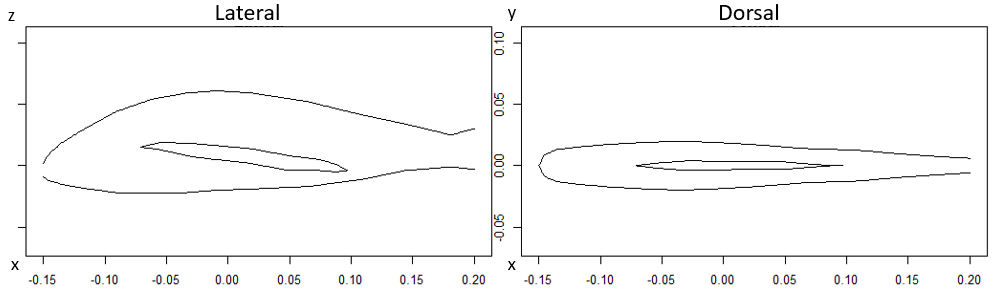
#> input picture Salmon.png, 997 x 304 px
$ python KRM_organism_from_image.py
#> lines starting #> are read from the running program, lines starting #| are printed output that depends on the picture; after the words box and inside, x2 and y2 are one past the last pixel; in counts of white or black regions, pixels touching at a corner belong together
# pip install numpy opencv-python pillow matplotlib
import json
import numpy as np
import cv2
from PIL import Image
import matplotlib.pyplot as plt


# -------- settings --------
IMG_PATH = "Salmon.png"        # change if needed
OUT_JSON_DORSAL = "salmon_krmorganism_dorsal.json"
OUT_JSON_VENTRAL = "salmon_krmorganism_ventral.json"
N_SAMPLES = 400                # x-samples along the body (uniform)

# -------- helpers --------
def preprocess(img_gray):
    blur = cv2.GaussianBlur(img_gray, (5,5), 1.0)
    edges = cv2.Canny(blur, 50, 150)
    edges = cv2.morphologyEx(edges, cv2.MORPH_CLOSE, np.ones((3,3), np.uint8), iterations=1)
    return edges

def largest_n_contours(edge_img, n):
    cnts, _ = cv2.findContours(edge_img, cv2.RETR_EXTERNAL, cv2.CHAIN_APPROX_NONE)
    if not cnts:
        return []
    cnts = sorted(cnts, key=cv2.contourArea, reverse=True)
    return cnts[:n]

def ensure_two(edge_img, cnts):
    if len(cnts) >= 2:
        return cnts
    cnts2, _ = cv2.findContours(edge_img, cv2.RETR_TREE, cv2.CHAIN_APPROX_NONE)
    if not cnts2:
        return cnts
    cnts2 = sorted(cnts2, key=cv2.contourArea, reverse=True)
    return cnts2[:2]

def contour_xy(contour):
    pts = contour.squeeze(1)  # (N,2)
    return pts[:,0].astype(float), pts[:,1].astype(float)

def sample_upper_lower_from_contour(x, y, xgrid):
    """For a side/top outline, get upper/lower y(x) envelope."""
    upper = np.full_like(xgrid, np.nan, dtype=float)
    lower = np.full_like(xgrid, np.nan, dtype=float)
    dx = np.diff(xgrid).mean()
    half = dx/2
    for i, xc in enumerate(xgrid):
        mask = (x >= xc-half) & (x < xc+half)
        if not np.any(mask):
            mask = (x >= xc-1.5*dx) & (x < xc+1.5*dx)
        if np.any(mask):
            yseg = y[mask]
            upper[i] = np.min(yseg)  # in image coords: top = smaller y
            lower[i] = np.max(yseg)  # bottom = larger y
    for arr in (upper, lower):  # fill small gaps
        good = ~np.isnan(arr)
        if good.sum() >= 2:
            arr[np.isnan(arr)] = np.interp(np.flatnonzero(np.isnan(arr)),
                                           np.flatnonzero(good), arr[good])
        else:
            arr[:] = np.nanmedian(arr)
    return upper, lower

def sample_halfwidth_from_contour(x, y, xgrid):
    """From dorsal outline: half-width w(x) via envelope and centerline."""
    upper, lower = sample_upper_lower_from_contour(x, y, xgrid)
    center = 0.5*(upper + lower)
    w = np.maximum(lower - center, center - upper)
    return w, center

def scale_x_y(x, y, x_min, x_max, ymin, scale_x_min=-0.15, scale_x_max=0.20, shift_y=True):
    """scale x to [-0.15,0.20]; shift/scale y so units match x scaling."""
    px_per_m = (x_max-x_min) / (scale_x_max - scale_x_min)
    x_scaled = x/px_per_m + scale_x_min
    if shift_y:
        y = ymin - y
    return x_scaled, y / px_per_m

def smooth(y, win=9):
    if y is None or win < 3:
        return y
    k = np.ones(win)/win
    return np.convolve(y, k, mode="same")

def resample(y, oldx, newx):
    return np.interp(newx, oldx, y)

# -------- load & split panels --------
img = Image.open(IMG_PATH)
#> img is the input picture: PIL image 997x304 RGBA; mean R, G, B, A 248.5, 248.5, 248.5, 255
img_np = np.array(img)
if img_np.ndim == 3:
    gray = cv2.cvtColor(img_np, cv2.COLOR_BGR2GRAY)
else:
    gray = img_np

H, W = gray.shape
#> H = 304; W = 997
mid = W // 2
#> mid = 498
left = gray[50:250, 40:485]    # lateral
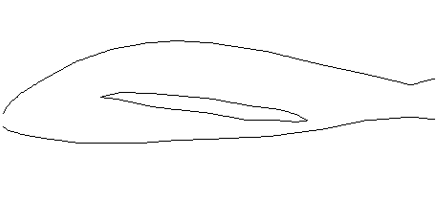
#> left: shape (200, 445); min 0, max 255, mean 251.2
right = gray[50:250, 530:980]   # dorsal
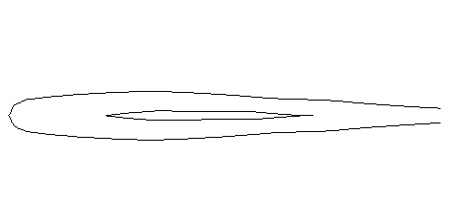
#> right: shape (200, 450); min 0, max 255, mean 251.3

# -------- edges & contours --------
edges_left = preprocess(left)
#> in preprocess, `edges = cv2.Canny(blur, 50, 150)`:
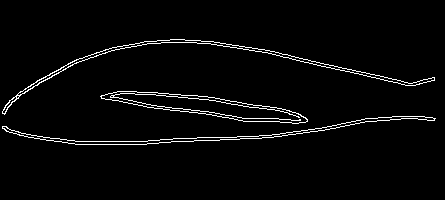
#> edges: shape (200, 445); 3% white in thin lines or dots, all inside (x1, y1, x2, y2) = (2, 39, 436, 145)
#> in preprocess, `edges = cv2.morphologyEx(edges, cv2.MORPH_CLOSE, np.ones((3,3), np.uin..`: edges: shape (200, 445); 5.3% white; 3 white regions, box (x1, y1, x2, y2) and area: (2, 39, 435, 115) 1652, (2, 116, 436, 145) 1589, (100, 91, 308, 124) 1438
edges_right = preprocess(right)
#> in preprocess (call 2), `blur = cv2.GaussianBlur(img_gray, (5,5), 1.0)`:
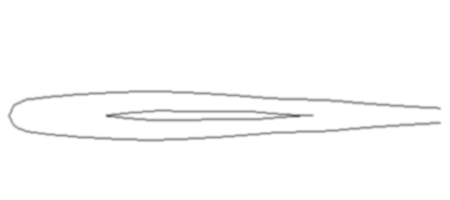
#> blur: shape (200, 450); min 95, max 255, mean 251.3
#> in preprocess (call 2), `edges = cv2.Canny(blur, 50, 150)`: edges: shape (200, 450); 2.8% white in thin lines or dots, all inside (x1, y1, x2, y2) = (7, 90, 441, 142)
#> in preprocess (call 2), `edges = cv2.morphologyEx(edges, cv2.MORPH_CLOSE, np.ones((3,3), np.uin..`:
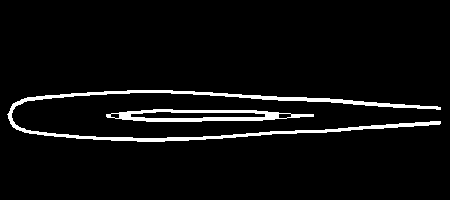
#> edges: shape (200, 450); 4.8% white; 2 white regions

cnts_left = ensure_two(edges_left, largest_n_contours(edges_left, n=3))
#> in largest_n_contours, `cnts, _ = cv2.findContours(edge_img, cv2.RETR_EXTERNAL, cv2.CHAIN_APPR..`: cnts = 3 contours; box (x1, y1, x2, y2) and area: (100, 91, 308, 124) 2892, (2, 39, 435, 115) 1212, (2, 116, 436, 145) 1154
#> cnts_left has the same summary as cnts in largest_n_contours
cnts_left = sorted(cnts_left, key=cv2.contourArea, reverse=True)
cnts_right = ensure_two(edges_right, largest_n_contours(edges_right, n=2))
#> in largest_n_contours (call 2), `cnts, _ = cv2.findContours(edge_img, cv2.RETR_EXTERNAL, cv2.CHAIN_APPR..`: cnts = 2 contours; box (x1, y1, x2, y2) and area: (7, 90, 441, 142) 2191, (106, 109, 314, 122) 1735
#> cnts_right has the same summary as cnts in largest_n_contours
cnts_right = sorted(cnts_right, key=cv2.contourArea, reverse=True)

# -------- LATERAL (z vs x) --------
if not cnts_left:
    raise RuntimeError("No lateral contour found.")
xL0, zL0 = contour_xy(cnts_left[0])               # swim_bladder
#> in contour_xy, `pts = contour.squeeze(1)`: pts = 417 pairs, first value 100 to 307, second value 91 to 123
#> xL0 = 417 values, max 307 at index 225, min 100 at index 17, mean 203.8; zL0 = 417 values, max 123 at index 210, min 91 at index 0, mean 106
xL1, zL1 = contour_xy(cnts_left[1]) # body upper
#> xL1 = 878 values, max 434 at index 611, min 2 at index 172, mean 216.1; zL1 = 878 values, max 114 at index 176, min 39 at index 0, mean 62.21
xL2, zL2 = contour_xy(cnts_left[2])          # body lower
#> xL2 = 869 values, max 435 at index 826, min 2 at index 390, mean 218.2; zL2 = 869 values, max 144 at index 465, min 116 at index 0, mean 133.3
y0 = 165-50

x_min_L, x_max_L = xL1.min(), xL1.max()
#> x_min_L = 2; x_max_L = 434
xgrid_L = np.linspace(x_min_L, x_max_L, N_SAMPLES)
#> xgrid_L = 400 values from 2 to 434
x_min_i, x_max_i = xL0.min(), xL0.max()
#> x_min_i = 100; x_max_i = 307
scale = (x_max_i - x_min_i) / (x_max_L - x_min_L)
#> scale = 0.479
xgrid_i = np.linspace(x_min_i, x_max_i, int(N_SAMPLES*scale))
#> xgrid_i = 191 values from 100 to 307

zU_U_img, zU_L_img = sample_upper_lower_from_contour(xL1, zL1, xgrid_L)
#> the loop in sample_upper_lower_from_contour, `for i, xc in enumerate(xgrid):` made 400 passes
#> yseg on passes 1 to 12: [111, 112, 113], [109, 110, 113], [107, 108, 114], [105, 106, 113, 112], [104, 111, 110], [103, 109, 108], [100, 101, 102, 107, 106], [100, 105], [99, 104, 103], [98, 102], [97, 101], [97, 101]
#> after the loop in sample_upper_lower_from_contour, `for i, xc in enumerate(xgrid):`: lower = 400 values, max 114 at index 2, min 42 at index 147, mean 63.08; upper = 400 values, max 111 at index 0, min 39 at index 155, mean 60.24
#> the loop in sample_upper_lower_from_contour, `for arr in (upper, lower):` made 2 passes
#> zU_U_img has the same summary as upper in sample_upper_lower_from_contour; zU_L_img has the same summary as lower in sample_upper_lower_from_contour
z_center_U = 0.5*(zU_U_img + zU_L_img)                # centerline
#> z_center_U = 400 values, max 112 at index 0, min 40.5 at index 155, mean 61.66
zL_U_img, zL_L_img = sample_upper_lower_from_contour(xL2, zL2, xgrid_L)
#> the loop in sample_upper_lower_from_contour (call 2), `for i, xc in enumerate(xgrid):` made 400 passes
#> yseg on passes 1 to 12: [126, 127, 128], [126, 128], [126, 129], [126, 130], [126, 131], [127, 131], [129, 128, 131, 132], [129, 132], [130, 132], [130, 132], [130, 133], [130, 133]
#> the loop in sample_upper_lower_from_contour (call 2), `for arr in (upper, lower):` made 2 passes
#> zL_U_img = 400 values, max 141 at index 68, min 116 at index 360, mean 132; zL_L_img = 400 values, max 144 at index 67, min 118 at index 369, mean 134.7
z_center_L = 0.5*(zL_U_img + zL_L_img)
#> z_center_L = 400 values, max 142.5 at index 68, min 117 at index 369, mean 133.4
xL, zU = scale_x_y(xgrid_L, z_center_U, x_min_L, x_max_L, y0)
#> in scale_x_y, `px_per_m = (x_max-x_min) / (scale_x_max - scale_x_min)`: px_per_m = 1234.3
#> in scale_x_y, `x_scaled = x/px_per_m + scale_x_min`: x_scaled = 400 values from -0.148 to 0.202
#> in scale_x_y, `y = ymin - y`: y = 400 values, max 74.5 at index 155, min 3 at index 0, mean 53.34
#> xL = 400 values from -0.148 to 0.202; zU = 400 values, max 0.0604 at index 155, min 0.00243 at index 0, mean 0.0432
_,  zL = scale_x_y(xgrid_L, z_center_L, x_min_L, x_max_L, y0)
#> zL = 400 values, max -0.00162 at index 369, min -0.0223 at index 68, mean -0.0149
zU_i_img, zL_i_img = sample_upper_lower_from_contour(xL0, zL0, xgrid_i)
#> zU_i_img = 191 values, max 119 at index 190, min 91 at index 16, mean 99.06; zL_i_img = 191 values, max 123 at index 176, min 96 at index 0, mean 113
xL_i, zU_i = scale_x_y(xgrid_i, zU_i_img, x_min_L, x_max_L, y0)
#> xL_i = 191 values from -0.069 to 0.0987; zU_i = 191 values, max 0.0194 at index 16, min -0.00324 at index 190, mean 0.0129
_,  zL_i = scale_x_y(xgrid_i, zL_i_img, x_min_L, x_max_L, y0)
#> zL_i = 191 values, max 0.0154 at index 0, min -0.00648 at index 176, mean 0.00164


# -------- DORSAL (w vs x) --------
if not cnts_right:
    raise RuntimeError("No dorsal contour found.")

xR0, yR0 = contour_xy(cnts_right[0])
#> xR0 = 1750 values, max 440 at index 565, min 7 at index 125, mean 222.3; yR0 = 1750 values, max 141 at index 262, min 90 at index 0, mean 115.2

has_dor_incl = len(cnts_right) >= 2
#> has_dor_incl = True
if has_dor_incl:
    xR1, yR1 = contour_xy(cnts_right[1])          # swimbladder
#> xR1 = 418 values, max 313 at index 256, min 106 at index 47, mean 209.5; yR1 = 418 values, max 121 at index 89, min 109 at index 0, mean 115.2

x_min_R, x_max_R = xR0.min(), xR0.max()
#> x_min_R = 7; x_max_R = 440
xgrid_R = np.linspace(x_min_R, x_max_R, N_SAMPLES)
#> xgrid_R = 400 values from 7 to 440
x_min_i, x_max_i = xR1.min(), xR1.max()
#> x_min_i = 106; x_max_i = 313
scale = (x_max_i - x_min_i) / (x_max_R - x_min_R)
#> scale = 0.478
xgridR_i = np.linspace(x_min_i, x_max_i, int(N_SAMPLES*scale))
#> xgridR_i = 191 values from 106 to 313
w_body, _ = sample_halfwidth_from_contour(xR0, yR0, xgrid_R)
#> in sample_halfwidth_from_contour, `upper, lower = sample_upper_lower_from_contour(x, y, xgrid)`: upper = 400 values, max 114 at index 0, min 90 at index 111, mean 96.41; lower = 400 values, max 141 at index 120, min 114 at index 0, mean 133.9
#> in sample_halfwidth_from_contour, `center = 0.5*(upper + lower)`: center = 400 values, max 115.5 at index 1, min 114 at index 0, mean 115.2
#> in sample_halfwidth_from_contour, `w = np.maximum(lower - center, center - upper)`: w = 400 values, max 25.5 at index 120, min 0 at index 0, mean 18.75
#> w_body has the same summary as w in sample_halfwidth_from_contour
print('w')
xR, w = scale_x_y(xgrid_R, w_body, x_min_R, x_max_R, y0, shift_y=False)
#> xR = 400 values from -0.144 to 0.206; w = 400 values, max 0.0206 at index 120, min 0 at index 0, mean 0.0152

if has_dor_incl:
    w_incl, _ = sample_halfwidth_from_contour(xR1, yR1, xgridR_i)
#> w_incl = 191 values, max 6 at index 43, min 1 at index 0, mean 4.18
    xR_i, w_i = scale_x_y(xgridR_i, w_incl, x_min_R, x_max_R, y0, shift_y=False)
#> xR_i = 191 values from -0.0643 to 0.103; w_i = 191 values, max 0.00485 at index 43, min 0.000808 at index 0, mean 0.00338
else:
    w_i = None

# Ensure w and w_i are always positive
w[w <= 0] = 1e-20
w_i[w_i <= 0] = 1e-20
assert np.all(w > 0)
assert np.all(w_i > 0)
#Check that zL < zU and zL_i < zU_i
for i in range(len(zL)):
    if zL[i] >= zU[i]:
        zL[i] = zU[i] - 1e-12
    assert zL[i] < zU[i]

for i in range(len(zL_i)):
    if zL_i[i] >= zU_i[i]:
        zL_i[i] = zU_i[i] - 1e-12
    assert zL_i[i] < zU_i[i]


# [12 lines of commented-out code are left out]
plt.figure()
plt.plot(xL, zU, label="zU")
plt.plot(xL, zL, label="zL")
plt.plot(xL_i, zU_i, label="zU_i")
plt.plot(xL_i, zL_i, label="zL_i")

plt.axis('equal')
plt.legend()
plt.pause(1)
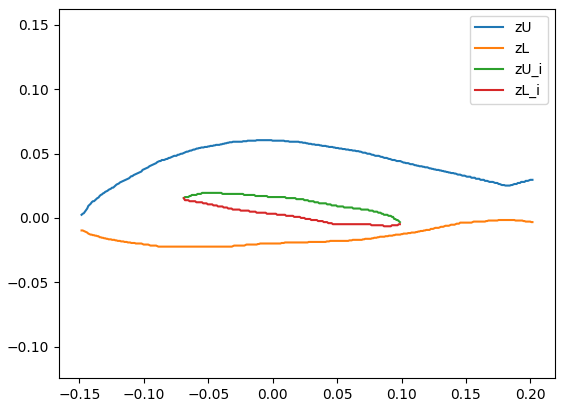
#> figure drawn by matplotlib, 1 panel; curve peaks at x = -0.0124, y = 0.0604; curve peaks at x = 0.175, y = -0.00162; curve peaks at x = -0.0549, y = 0.0194

plt.figure()
plt.plot(xR, w, label="w")
plt.plot(xR, -w, label="w")
plt.plot(xR_i, w_i, label="w_i")
plt.plot(xR_i, -w_i, label="w_i")
plt.legend()
plt.axis('equal')
plt.pause(1)
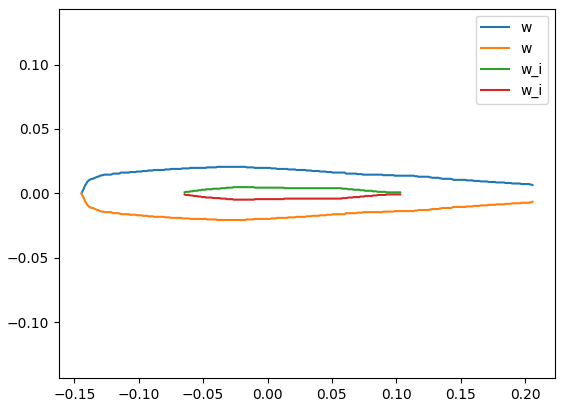
#> figure drawn by matplotlib, 1 panel; curve peaks at x = -0.0391, y = 0.0206; curve peaks at x = -0.144, y = -1e-20; curve peaks at x = -0.0265, y = 0.00485


# -------- build KRM-like organism dict --------
organism_dorsal = {
    "name": "Salmon",
    "source": "MAREN FORSTRØNEN RONG, The application of CW and FMsonar technology to detect a decrease in air in the swim bladder of Atlantic salmon, measurements and modeling",
    "vernacular_name": "Atlantic salmon",
    "length": 0.35,           # normalized; rescale later as needed
    "body": {
        "boundary": "fluid-filled",
        "x": xL.tolist(),
        "w": w.tolist(),
        "z_U": zU.tolist(),
        "z_L": zL.tolist(),
        "c": 1570,
        "rho": 1060
    },
    "inclusions": []
}

if (w_i is not None) and (zU_i is not None):
    organism_dorsal["inclusions"].append({
        "boundary": "pressure-release",
        "x": xL_i.tolist(),
        "w": w_i.tolist(),
        "z_U": zU_i.tolist(),
        "z_L": zL_i.tolist(),
        "c": 340,
        "rho": 1.24
    })

organism_ventral = {
    "name": "Salmon",
    "source": "MAREN FORSTRØNEN RONG, The application of CW and FMsonar technology to detect a decrease in air in the swim bladder of Atlantic salmon, measurements and modeling",
    "vernacular_name": "Atlantic salmon",
    "length": 0.35,           # normalized; rescale later as needed
    "body": {
        "boundary": "fluid-filled",
        "x": xL.tolist(),
        "w": w.tolist(),
        "z_U": (-zL).tolist(),
        "z_L": (-zU).tolist(),
        "c": 1570,
        "rho": 1060
    },
    "inclusions": []
}

if (w_i is not None) and (zU_i is not None):
    organism_ventral["inclusions"].append({
        "boundary": "pressure-release",
        "x": xL_i.tolist(),
        "w": w_i.tolist(),
        "z_U": (-zL_i).tolist(),
        "z_L": (-zU_i).tolist(),
        "c": 340,
        "rho": 1.24
    })

# -------- write JSON --------
# Dorsal
with open(OUT_JSON_DORSAL, "w") as f:
    json.dump(organism_dorsal, f, indent=2)

# Ventral

with open(OUT_JSON_VENTRAL, "w") as f:
    json.dump(organism_ventral, f, indent=2)
